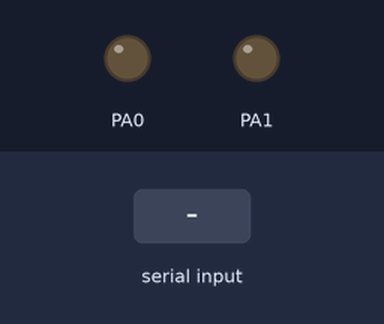
Simulated run of this program. Board: ATmega32, built with avr-gcc and emulated at 8 MHz. Parts: output pins drawn as LEDs (lit = HIGH). Inputs (shaded band) come from the test bench. What the program prints to the serial monitor is not drawn.

Above: at 1.2 s.
1.3 s: "1" received over Serial
At 2.5 s:
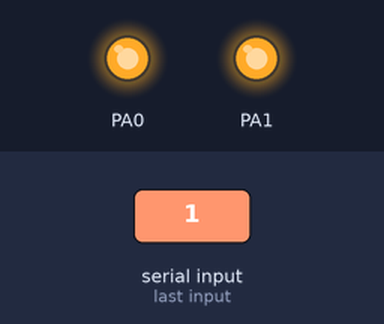
2.8 s: "2" received over Serial
At 3.6 s:
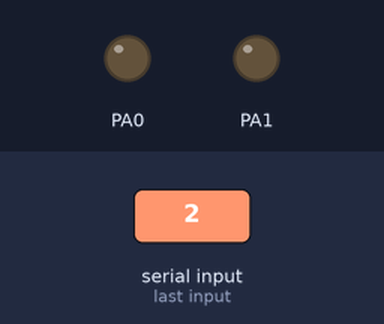
Timing chart, 0 to 5.8 s (numbered marks = the images above; inputs shaded):
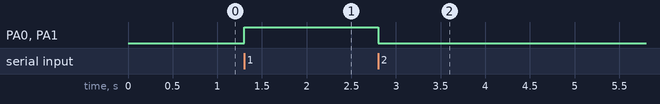

The program:

main.c
```c
/*
 * main.c
 *
 *  Created on: Jul 30, 2024
 *      Author: Dell
 */


#include"uart.h"

 int main() {
   uint8_t temp_data;

   DDRA|=(1<<0)|(1<<1);
   uart_init();

   uart_transmit_string("1- LED ON");
   _delay_ms(100);
   uart_transmit(13);
   uart_transmit_string("2- LED OFF");
   uart_transmit(13);
   uart_transmit_string("3- Print \"Embedded systems\"");

   while(1){
     uart_transmit(13);
     temp_data=uart_receive();
     uart_transmit(temp_data);

     if(temp_data=='1'){
       PORTA|=(1<<0)|(1<<1);
     }
     else if(temp_data=='2'){
       PORTA&=~((1<<0)|(1<<1));
     }
     else if(temp_data=='3'){
       uart_transmit(13);
       uart_transmit_string("Embedded systems");
     }
     else{
       uart_transmit(13);
       uart_transmit_string("WROOOOONG!");
     }
     _delay_ms(100);
   }

    return 0;
}
```

uart.c
```c
/*
 * uart.c
 *
 *  Created on: Jul 30, 2024
 *      Author: Dell
 */


#include "uart.h"

void uart_init(){

  //set the communication Baud Rate
  UBRRH = (BAUDRATE>>8);
  UBRRL = BAUDRATE;
  //Enable Reciver and Transmit
  UCSRB |= (1<<TXEN)|(1<<RXEN);
  //select 8-bit data format
  UCSRC |= (1<<URSEL)|(1<<UCSZ0)|(1<<UCSZ1);
}


void uart_transmit(uint8_t data){
  //wait until the data register is empty
  while( ! ( UCSRA & (1 << UDRE) ) );
  //set the data to the data Register
  UDR=data;
}

uint8_t uart_receive(void){
  //wait until the ongoing transmission completes

  while(! (UCSRA & ( 1 << RXC) ) );
  //return the value in the UDR register
  return UDR;
}

void uart_transmit_string (char * str){
  uint8_t idx=0;
  while(str[idx]!='\0'){
    uart_transmit(str[idx++]);
  }
}
```

uart.h
```c
/*
 * uart.h
 *
 *  Created on: Jul 30, 2024
 *      Author: Dell
 */

#ifndef _UART_H_
#define _UART_H_

#include <avr/io.h>
#define _FCPU 8000000UL
#include <util/delay.h>


#define  FOSC        8000000// Clock Speed
#define  BAUD        9600
#define  BAUDRATE    ((FOSC)/(BAUD*16UL)-1)


/*********************************************************************
* Function    : uart_init();
*
* DESCRIPTION : initialize the UART
*
* PARAMETERS  : none
*
* Return Value: Nothing
***********************************************************************/
void uart_init();


/*********************************************************************
* Function    : uart_transmit(uint8_t data);
*
* DESCRIPTION : transmit data
*
* PARAMETERS  : uint8_t data
*
* Return Value: Nothing
***********************************************************************/
void uart_transmit(uint8_t data);


/*********************************************************************
* Function    : uart_receive(void);
*
* DESCRIPTION : recieve data
*
* PARAMETERS  : none
*
* Return Value: UDR value (UART Data Register)
***********************************************************************/
uint8_t uart_receive(void);


/*********************************************************************
* Function    : uart_transmit_string (char * str);
*
* DESCRIPTION : transmit each cahracter of the string
*
* PARAMETERS  : char * str
*
* Return Value: Nothing
***********************************************************************/
void uart_transmit_string (char * str);


#endif
```

Measured:
- after the input at 1.3 s, PA0, PA1: LOW → HIGH at once
- after the input at 2.8 s, PA0, PA1: HIGH → LOW at once
